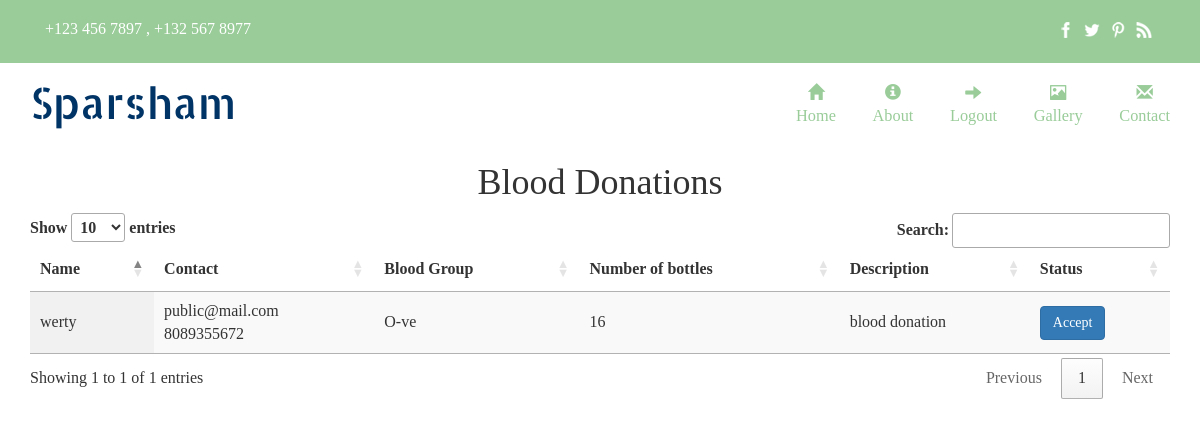
The page /students/blooddonation.php on the database as committed earlier.
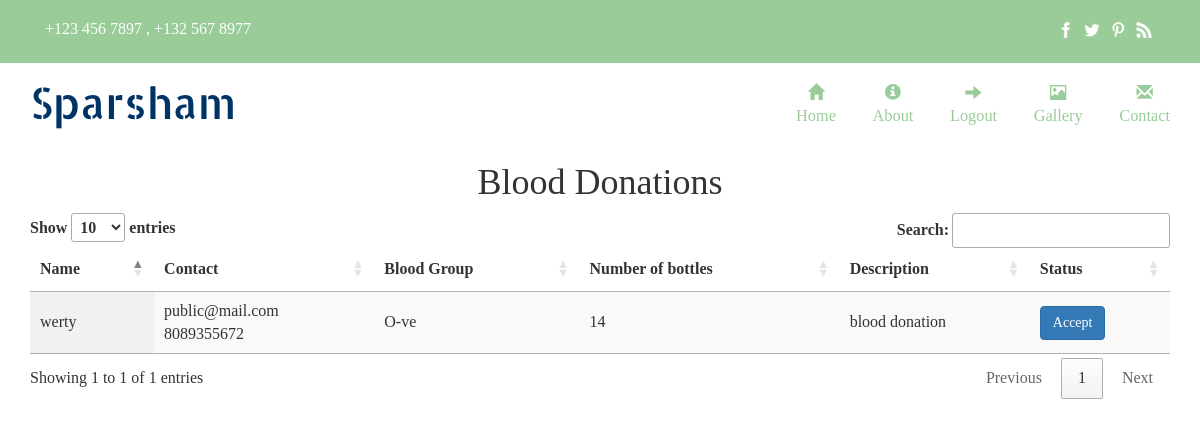
The same page on the database as committed later.
### tables this page shows
CREATE TABLE `blood_donation` (
  `blood_donation_id` int(11) NOT NULL,
  `email` varchar(30) NOT NULL,
  `no_of_bottle` int(11) NOT NULL,
  `no_of_donation` int(11) NOT NULL,
  `blood_group` varchar(5) NOT NULL,
  `description` varchar(50) NOT NULL,
  `blood_donation_status` int(3) NOT NULL DEFAULT 0,
  `donation_date` timestamp NOT NULL DEFAULT current_timestamp()
);

CREATE TABLE `registration` (
  `name` varchar(80) NOT NULL,
  `email` varchar(80) NOT NULL,
  `phone` bigint(11) NOT NULL,
  `gender` varchar(10) NOT NULL,
  `date_of_birth` varchar(20) NOT NULL,
  `house` varchar(80) NOT NULL,
  `place` varchar(80) NOT NULL,
  `country` int(11) NOT NULL,
  `state` int(11) NOT NULL,
  `district` int(11) NOT NULL,
  `pincode` int(6) NOT NULL,
  `profile_pic` varchar(100) NOT NULL DEFAULT '../images/avathar.jpg'
);

### students/blooddonation.php (the view, shortened to what this page needs)
<?php
include("header.php");
include("dbconn.php");
?>
 <link rel="stylesheet" type="text/css" href="https://cdn.datatables.net/1.10.21/css/jquery.dataTables.css">
<div class="container">
	<table id="table_id" class="display">
		<h1 class="text-center">Blood Donations</h1>
    <thead>
        <tr>
           <th>Name</th>
           <th>Contact</th>
      <th>Blood Group</th>
      <th>Number of bottles</th>
      <th>Description</th>
           <th>Status</th>
        </tr>
    </thead>
    <tbody>
         <?php
            $email=$_SESSION["email"];
            $sql="select * from blood_donation a,registration b where a.email=b.email and a.blood_donation_status=1 and a.blood_donation_id not in(select blood_donation_id from blood_donation_list WHERE email='$email')order by a.donation_date desc";
            $res=mysqli_query($conn,$sql);
            if(mysqli_num_rows($res)>0){
                while($r=mysqli_fetch_assoc($res)){
                  ?>
                  <tr>
                  <td><?php echo $r['name']?></td>
                  <td><?php echo $r['email']?><br>
                  <?php echo $r['phone']?><br>
                  </td>
                  <td><?php echo $r['blood_group']?></td>
                  <td><?php echo $r['no_of_bottle']-$r['no_of_donation']?></td>
                  <td><?php echo $r['description']?></td>
                  <td>
                    <form>
                      <button class="btn btn-primary" value="<?php echo $r['blood_donation_id']?>" onclick="updatestatus(this.value)">Accept</button>
                    </form>
                  </td>
              </tr>
              <?php
    }}
    else{
      ?>
      <tr>
        <td>No Active Donations</td>
    </tr><?php
    }?>
</tbody>
</table>
</div>

Rows that differ between the two databases and show on the page:
changed blood_donation "O-ve": $r['no_of_bottle']-$r['no_of_donation'] "16" → "14"
